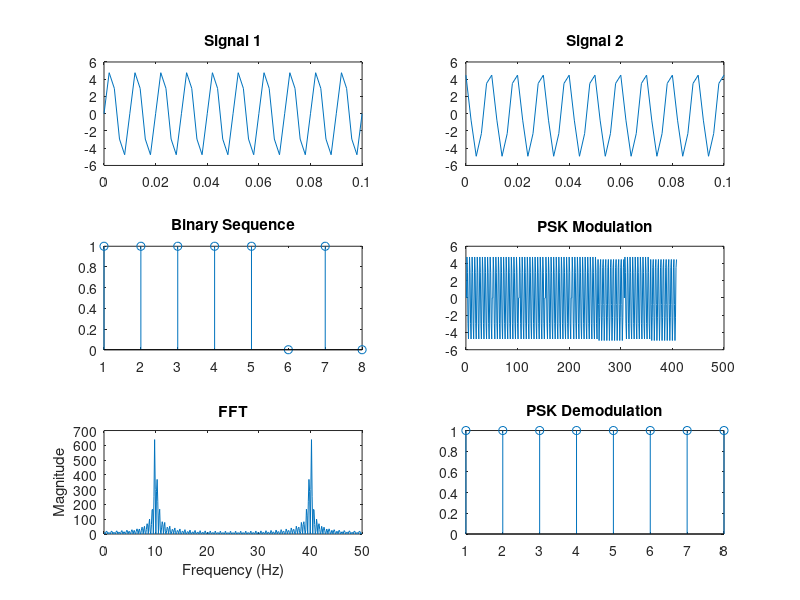

MATLAB code to generate this figure:
% PSK
clc;
clear all;
close all;

fs=500;
num_cyc=10;
fc=100;
t=0:1/fs:num_cyc/fc;
N=8;
m=randi([0,1],[1,N]);

high=5*sin(2*pi*fc*t);
low=5*sin(2*pi*fc*t+90) ;

% PSK Modulation
op=[];
for i=1:N
 if m(i)==0
 op=[op,low];
 else
 op=[op,high];
 end
end

% PSK Demodulation
demod=[]; 
for n=0:N-1
 k=op(((n*length(high))+1):((n+1)*length(high)));
 a=max(xcorr(k,high)); 
 if a>(max(xcorr(high,low)))
 demod=[demod,1];
 else
 demod=[demod,0];
 end
end

% FFT
y = fft(op);
Ts = 1/50;
fs = 1/Ts;
f = (0:length(op)-1)*fs/length(op);

% Graph Plotting
subplot(3,2,1);
plot(t,high);
title('Signal 1');

subplot(3,2,2);
plot(t,low);
title('Signal 2')

subplot(3,2,3);
stem(m);
title('Binary Sequence');

subplot(3,2,4);
plot(op);
title('PSK Modulation');

subplot(3,2,5);
plot(f,abs(y));
xlabel('Frequency (Hz)')
ylabel('Magnitude')
title('FFT')

subplot(3,2,6);
stem(demod);
title('PSK Demodulation');
